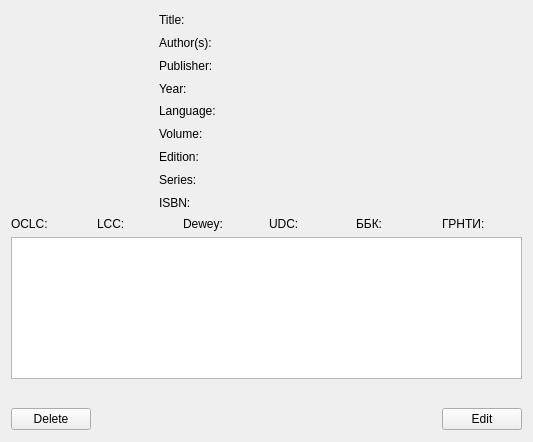
<?xml version="1.0" encoding="UTF-8"?>
<ui version="4.0">
 <class>BookShow</class>
 <widget class="BookShow" name="BookShow">
  <property name="geometry">
   <rect>
    <x>0</x>
    <y>0</y>
    <width>533</width>
    <height>442</height>
   </rect>
  </property>
  <property name="windowTitle">
   <string>Form</string>
  </property>
  <layout class="QGridLayout" name="gridLayout_2">
   <item row="1" column="0" colspan="3">
    <layout class="QHBoxLayout" name="classLayout">
     <item>
      <layout class="QHBoxLayout" name="horizontalLayout_15">
       <item>
        <widget class="QLabel" name="oclcLabel">
         <property name="text">
          <string>OCLC:</string>
         </property>
        </widget>
       </item>
       <item>
        <widget class="QLabel" name="oclcLine">
         <property name="sizePolicy">
          <sizepolicy hsizetype="Expanding" vsizetype="Preferred">
           <horstretch>0</horstretch>
           <verstretch>0</verstretch>
          </sizepolicy>
         </property>
         <property name="text">
          <string/>
         </property>
        </widget>
       </item>
      </layout>
     </item>
     <item>
      <layout class="QHBoxLayout" name="horizontalLayout_10">
       <item>
        <widget class="QLabel" name="lccLabel">
         <property name="text">
          <string>LCC:</string>
         </property>
        </widget>
       </item>
       <item>
        <widget class="QLabel" name="lccLine">
         <property name="sizePolicy">
          <sizepolicy hsizetype="Expanding" vsizetype="Preferred">
           <horstretch>0</horstretch>
           <verstretch>0</verstretch>
          </sizepolicy>
         </property>
         <property name="text">
          <string/>
         </property>
        </widget>
       </item>
      </layout>
     </item>
     <item>
      <layout class="QHBoxLayout" name="horizontalLayout_11">
       <item>
        <widget class="QLabel" name="deweyLabel">
         <property name="text">
          <string>Dewey:</string>
         </property>
        </widget>
       </item>
       <item>
        <widget class="QLabel" name="deweyLine">
         <property name="sizePolicy">
          <sizepolicy hsizetype="Expanding" vsizetype="Preferred">
           <horstretch>0</horstretch>
           <verstretch>0</verstretch>
          </sizepolicy>
         </property>
         <property name="text">
          <string/>
         </property>
        </widget>
       </item>
      </layout>
     </item>
     <item>
      <layout class="QHBoxLayout" name="horizontalLayout_13">
       <item>
        <widget class="QLabel" name="udcLabel">
         <property name="text">
          <string>UDC:</string>
         </property>
        </widget>
       </item>
       <item>
        <widget class="QLabel" name="udcLine">
         <property name="sizePolicy">
          <sizepolicy hsizetype="Expanding" vsizetype="Preferred">
           <horstretch>0</horstretch>
           <verstretch>0</verstretch>
          </sizepolicy>
         </property>
         <property name="text">
          <string/>
         </property>
        </widget>
       </item>
      </layout>
     </item>
     <item>
      <layout class="QHBoxLayout" name="horizontalLayout_14">
       <item>
        <widget class="QLabel" name="bbcLabel">
         <property name="text">
          <string>ББК:</string>
         </property>
        </widget>
       </item>
       <item>
        <widget class="QLabel" name="bbcLine">
         <property name="sizePolicy">
          <sizepolicy hsizetype="Expanding" vsizetype="Preferred">
           <horstretch>0</horstretch>
           <verstretch>0</verstretch>
          </sizepolicy>
         </property>
         <property name="text">
          <string/>
         </property>
        </widget>
       </item>
      </layout>
     </item>
     <item>
      <layout class="QHBoxLayout" name="horizontalLayout_16">
       <item>
        <widget class="QLabel" name="grntiLabel">
         <property name="text">
          <string>ГРНТИ:</string>
         </property>
        </widget>
       </item>
       <item>
        <widget class="QLabel" name="grntiLine">
         <property name="sizePolicy">
          <sizepolicy hsizetype="Expanding" vsizetype="Preferred">
           <horstretch>0</horstretch>
           <verstretch>0</verstretch>
          </sizepolicy>
         </property>
         <property name="text">
          <string/>
         </property>
        </widget>
       </item>
      </layout>
     </item>
    </layout>
   </item>
   <item row="0" column="0" colspan="3">
    <layout class="QGridLayout" name="gridLayout">
     <item row="8" column="1" colspan="2">
      <layout class="QHBoxLayout" name="horizontalLayout_8">
       <item>
        <widget class="QLabel" name="isbnLabel">
         <property name="text">
          <string>ISBN:</string>
         </property>
        </widget>
       </item>
       <item>
        <widget class="QLabel" name="isbnLine">
         <property name="sizePolicy">
          <sizepolicy hsizetype="Expanding" vsizetype="Preferred">
           <horstretch>0</horstretch>
           <verstretch>0</verstretch>
          </sizepolicy>
         </property>
         <property name="text">
          <string/>
         </property>
         <property name="wordWrap">
          <bool>true</bool>
         </property>
        </widget>
       </item>
      </layout>
     </item>
     <item row="4" column="1" colspan="2">
      <layout class="QHBoxLayout" name="horizontalLayout_9">
       <item>
        <widget class="QLabel" name="langLabel">
         <property name="text">
          <string>Language:</string>
         </property>
        </widget>
       </item>
       <item>
        <widget class="QLabel" name="langLine">
         <property name="sizePolicy">
          <sizepolicy hsizetype="Expanding" vsizetype="Preferred">
           <horstretch>0</horstretch>
           <verstretch>0</verstretch>
          </sizepolicy>
         </property>
         <property name="text">
          <string/>
         </property>
        </widget>
       </item>
      </layout>
     </item>
     <item row="7" column="1" colspan="2">
      <layout class="QHBoxLayout" name="horizontalLayout_7">
       <item>
        <widget class="QLabel" name="serLabel">
         <property name="text">
          <string>Series:</string>
         </property>
        </widget>
       </item>
       <item>
        <widget class="QLabel" name="serLine">
         <property name="sizePolicy">
          <sizepolicy hsizetype="Expanding" vsizetype="Preferred">
           <horstretch>0</horstretch>
           <verstretch>0</verstretch>
          </sizepolicy>
         </property>
         <property name="text">
          <string/>
         </property>
         <property name="wordWrap">
          <bool>true</bool>
         </property>
        </widget>
       </item>
      </layout>
     </item>
     <item row="1" column="1" colspan="2">
      <layout class="QHBoxLayout" name="horizontalLayout_2">
       <item>
        <widget class="QLabel" name="authLabel">
         <property name="text">
          <string>Author(s):</string>
         </property>
        </widget>
       </item>
       <item>
        <widget class="QLabel" name="authLine">
         <property name="sizePolicy">
          <sizepolicy hsizetype="Expanding" vsizetype="Preferred">
           <horstretch>0</horstretch>
           <verstretch>0</verstretch>
          </sizepolicy>
         </property>
         <property name="text">
          <string/>
         </property>
         <property name="wordWrap">
          <bool>true</bool>
         </property>
        </widget>
       </item>
      </layout>
     </item>
     <item row="6" column="1" colspan="2">
      <layout class="QHBoxLayout" name="horizontalLayout_5">
       <item>
        <widget class="QLabel" name="edLabel">
         <property name="text">
          <string>Edition:</string>
         </property>
        </widget>
       </item>
       <item>
        <widget class="QLabel" name="edLine">
         <property name="sizePolicy">
          <sizepolicy hsizetype="Expanding" vsizetype="Preferred">
           <horstretch>0</horstretch>
           <verstretch>0</verstretch>
          </sizepolicy>
         </property>
         <property name="text">
          <string/>
         </property>
        </widget>
       </item>
      </layout>
     </item>
     <item row="0" column="1" colspan="2">
      <layout class="QHBoxLayout" name="horizontalLayout">
       <item>
        <widget class="QLabel" name="titleLabel">
         <property name="text">
          <string>Title:</string>
         </property>
        </widget>
       </item>
       <item>
        <widget class="QLabel" name="titleLine">
         <property name="sizePolicy">
          <sizepolicy hsizetype="Expanding" vsizetype="Minimum">
           <horstretch>0</horstretch>
           <verstretch>0</verstretch>
          </sizepolicy>
         </property>
         <property name="text">
          <string/>
         </property>
         <property name="wordWrap">
          <bool>true</bool>
         </property>
        </widget>
       </item>
      </layout>
     </item>
     <item row="5" column="1" colspan="2">
      <layout class="QHBoxLayout" name="horizontalLayout_6">
       <item>
        <widget class="QLabel" name="volLabel">
         <property name="text">
          <string>Volume:</string>
         </property>
        </widget>
       </item>
       <item>
        <widget class="QLabel" name="volLine">
         <property name="sizePolicy">
          <sizepolicy hsizetype="Expanding" vsizetype="Preferred">
           <horstretch>0</horstretch>
           <verstretch>0</verstretch>
          </sizepolicy>
         </property>
         <property name="text">
          <string/>
         </property>
        </widget>
       </item>
      </layout>
     </item>
     <item row="2" column="1" colspan="2">
      <layout class="QHBoxLayout" name="horizontalLayout_3">
       <item>
        <widget class="QLabel" name="pubLabel">
         <property name="text">
          <string>Publisher:</string>
         </property>
        </widget>
       </item>
       <item>
        <widget class="QLabel" name="pubLine">
         <property name="sizePolicy">
          <sizepolicy hsizetype="Expanding" vsizetype="Preferred">
           <horstretch>0</horstretch>
           <verstretch>0</verstretch>
          </sizepolicy>
         </property>
         <property name="text">
          <string/>
         </property>
         <property name="wordWrap">
          <bool>true</bool>
         </property>
        </widget>
       </item>
      </layout>
     </item>
     <item row="3" column="1" colspan="2">
      <layout class="QHBoxLayout" name="horizontalLayout_4">
       <item>
        <widget class="QLabel" name="yearLabel">
         <property name="text">
          <string>Year:</string>
         </property>
        </widget>
       </item>
       <item>
        <widget class="QLabel" name="yearLine">
         <property name="sizePolicy">
          <sizepolicy hsizetype="Expanding" vsizetype="Preferred">
           <horstretch>0</horstretch>
           <verstretch>0</verstretch>
          </sizepolicy>
         </property>
         <property name="text">
          <string/>
         </property>
        </widget>
       </item>
      </layout>
     </item>
     <item row="0" column="0" rowspan="9">
      <widget class="QPushButton" name="coverButton">
       <property name="minimumSize">
        <size>
         <width>142</width>
         <height>200</height>
        </size>
       </property>
       <property name="maximumSize">
        <size>
         <width>142</width>
         <height>200</height>
        </size>
       </property>
       <property name="cursor">
        <cursorShape>PointingHandCursor</cursorShape>
       </property>
       <property name="text">
        <string/>
       </property>
       <property name="flat">
        <bool>true</bool>
       </property>
      </widget>
     </item>
    </layout>
   </item>
   <item row="2" column="0" colspan="3">
    <widget class="QTextBrowser" name="textBrowser"/>
   </item>
   <item row="4" column="0" colspan="3">
    <layout class="QHBoxLayout" name="buttLayout">
     <item>
      <widget class="QPushButton" name="deleteButton">
       <property name="text">
        <string>Delete</string>
       </property>
      </widget>
     </item>
     <item>
      <spacer name="horizontalSpacer">
       <property name="orientation">
        <enum>Qt::Horizontal</enum>
       </property>
       <property name="sizeHint" stdset="0">
        <size>
         <width>234</width>
         <height>23</height>
        </size>
       </property>
      </spacer>
     </item>
     <item>
      <widget class="QPushButton" name="editButton">
       <property name="text">
        <string>Edit</string>
       </property>
      </widget>
     </item>
    </layout>
   </item>
   <item row="3" column="0" colspan="3">
    <spacer name="verticalSpacer">
     <property name="orientation">
      <enum>Qt::Vertical</enum>
     </property>
     <property name="sizeHint" stdset="0">
      <size>
       <width>20</width>
       <height>73</height>
      </size>
     </property>
    </spacer>
   </item>
  </layout>
 </widget>
 <customwidgets>
  <customwidget>
   <class>BookShow</class>
   <extends>QWidget</extends>
   <header location="global">bookshow.h</header>
   <container>1</container>
  </customwidget>
 </customwidgets>
 <resources/>
 <connections/>
</ui>
